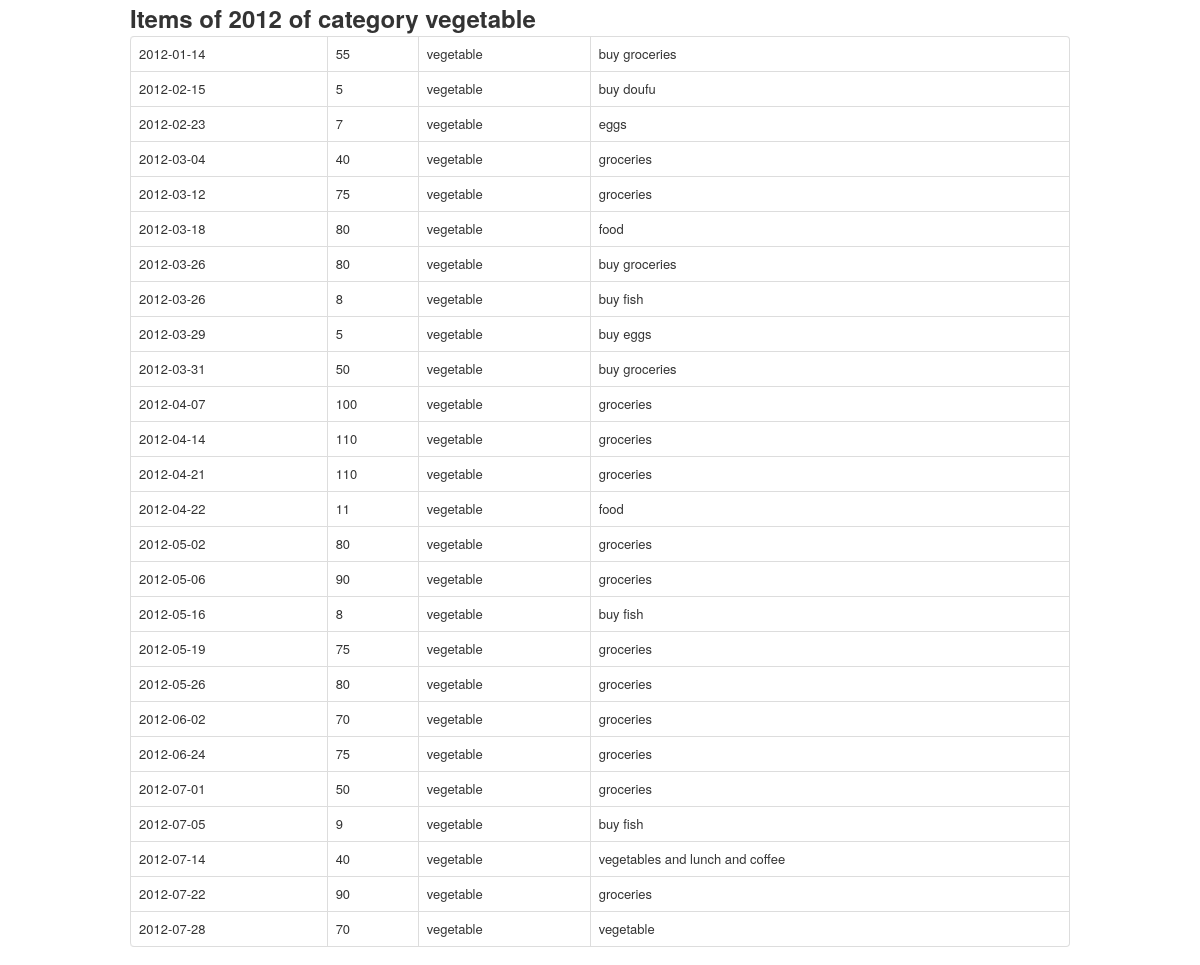
Before: /items/2012/vegetable with the older database file.
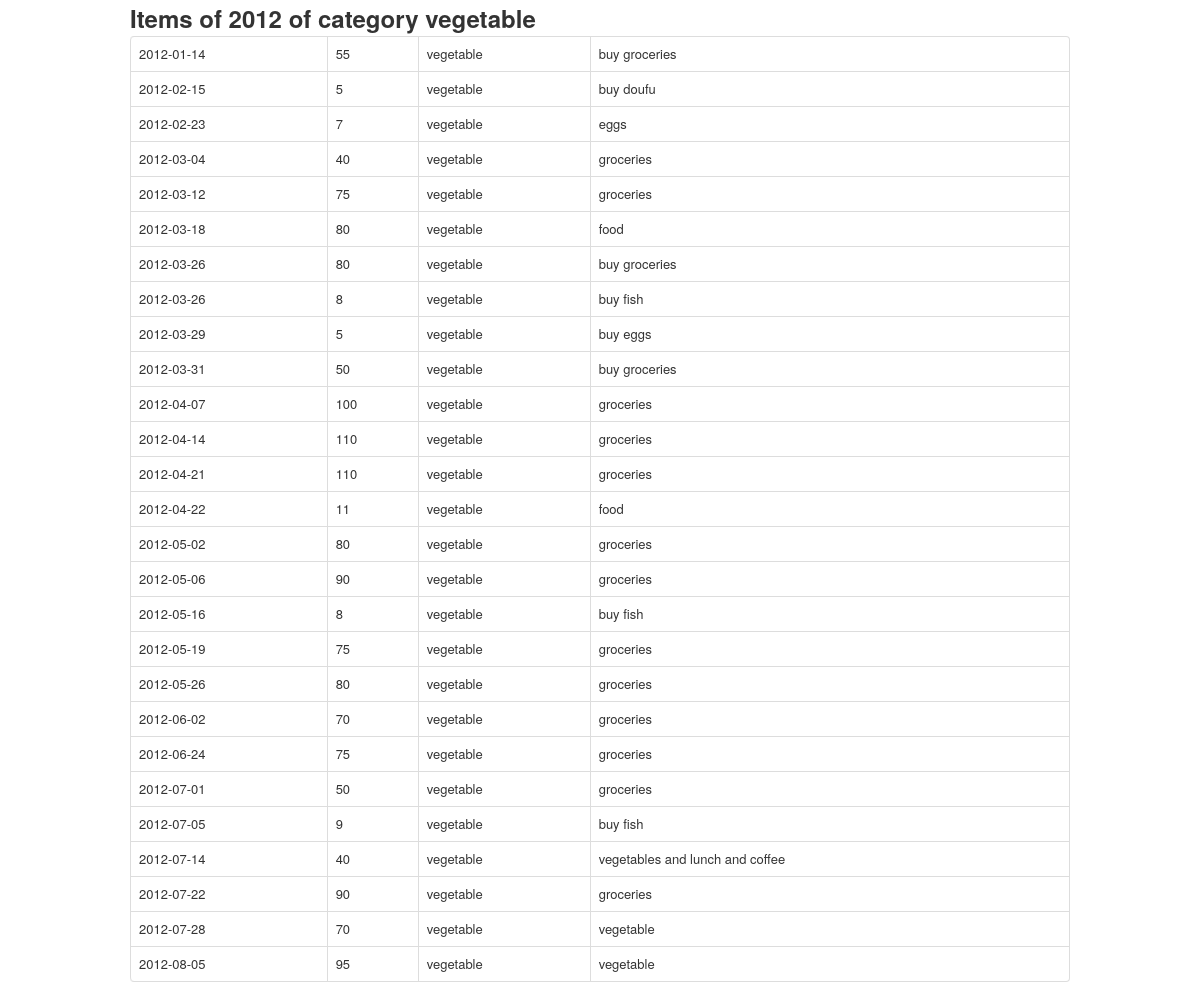
After: the same page with the newer database file.
### bill/models.py (models this page shows, shortened)
class Item(db.Model):
    id = db.Column(db.Integer, primary_key=True, unique=True)
    date = db.Column(db.Date)
    is_expense = db.Column(db.Boolean)
    amount = db.Column(db.Integer)
    description = db.Column(db.String)
    category_id = db.Column(db.Integer, db.ForeignKey('sub_category.id'))
    category = db.relationship('SubCategory')

class SubCategory(db.Model):
    id = db.Column(db.Integer, primary_key=True, unique=True)
    name = db.Column(db.String(10))
    parent_id = db.Column(db.Integer, db.ForeignKey('category.id'))

### bill/views.py (the view)
@app.route('/items/<year>/<category>')
def items_list_by_category(year, category):
    by_year = func.strftime('%Y', Item.date) == year
    items = Item.query.filter(Item.category_id == SubCategory.id).filter(SubCategory.name == category).filter(by_year).all()
    return render_template('items_by_year_and_category.html', year=year, category=category, items=items)

### bill/templates/items_by_year_and_category.html
{% extends "base.html" %}
{% block content %}
<h2>Items of {{year}} of category {{category}}</h2>
<table class="table table-bordered">
    {% for item in items %}
    <tr>
        <td>{{item.date}}</td>
        <td>{{item.amount}}</td>
        <td>{{item.category.name}}</td>
        <td>{{item.description}}</td>
    </tr>
    {% endfor %}
</table>
{% endblock %}

Changed rows visible on the page:
added Item: date "2012-08-05", amount "95", category.name "vegetable", description "vegetable"
